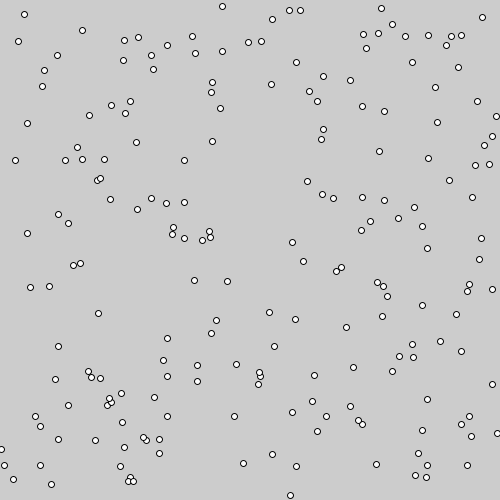
Frame 1 (no input)
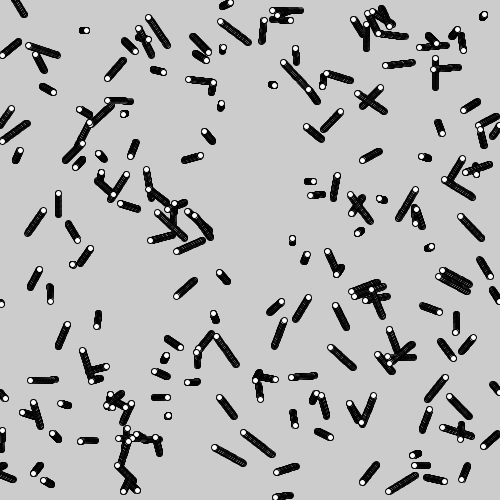
Frame 60 (the mouse pressed at the canvas centre just before this capture)
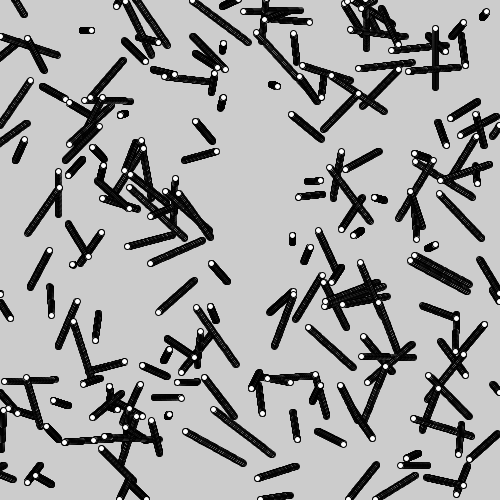
Frame 120 (the mouse held since frame 60 and released just before this capture)

The Processing sketch that drew these frames (run headless with seeded random() and noise(); from frame 60 on, the mouse is pressed at the canvas centre):

// Processing sketch: chaos_ellipse
// ── chaos_ellipse.pde
// TASK1: by press button - it need to go stabilize going by ellipse track 


int N = 200;

class Particle{
  float x, y;
  float vx, vy;
  float ax, ay;
  
  float th = 1;
  float r  = 5;
  
  Particle(float x, float y, float vx, float vy){
    this.x = x;
    this.y = y;
    this.vx = vx;
    this.vy = vy;
    this.ax = 0;
    this.ay = 0;
  }
  
  void draw(){
    fill(255);
    strokeWeight(th);
    ellipse(x,y,r+th,r+th);
  }
  
  void update(){
    vx += ax;
    vy += ay;
    x  += vx;
    y  += vy;
    
    if (abs(x) > width)
      x = abs(x) % width;
      
    if (abs(y) > height)
      y = abs(y) % height;
  }
}

Particle[] ps;
void setup(){
  size(500,500);
  ps = new Particle[N];
  
  for (int i=0; i<N; i++){
    ps[i] = new Particle(random(width), random(height), -0.5 + random(5)/6, -0.5 + random(5)/6);
  }
}

void draw(){
  for(Particle p : ps){
    p.update();
    p.draw();
  }
}
